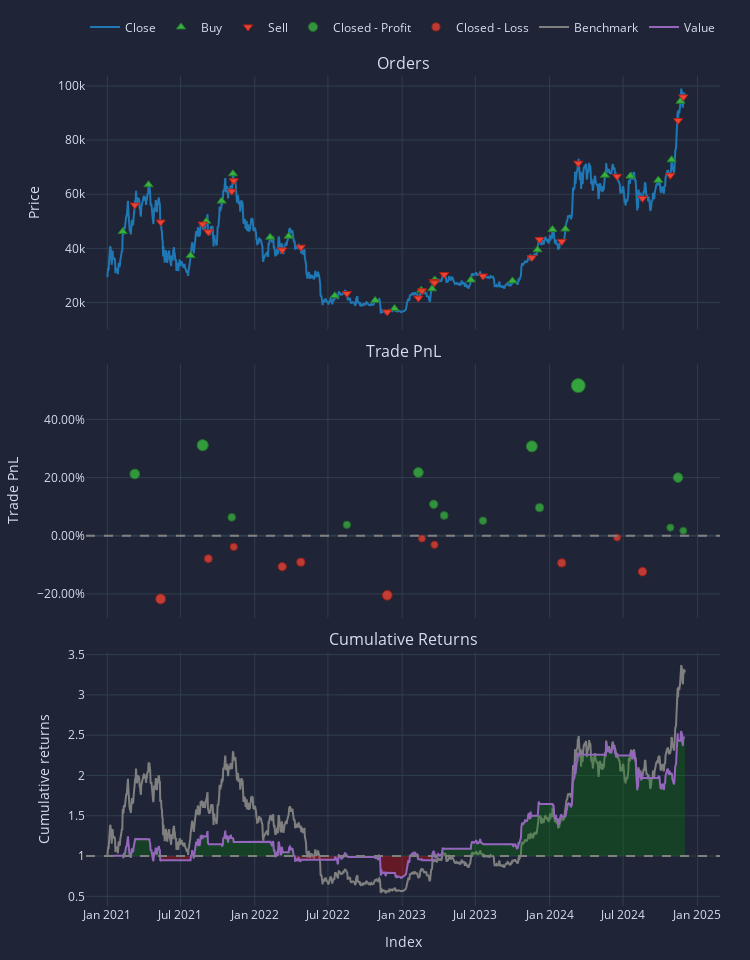

Notebook code for this chart:
### Code cell
btc_rolling_high = btc.rolling(window=high_window).max()
btc_entry = btc > btc_rolling_high.shift(1)
btc_exit = btc_entry.vbt.fshift(holding_period)

btc_portfolio_high = vbt.Portfolio.from_signals(
    btc,
    entries=btc_entry,
    exits=btc_exit,
    sl_trail=0.05,
    init_cash=1000,
    freq='d',
)

btc_portfolio_high.plots().show()

btc_portfolio_high.stats()

### Figure 1 — Plotly figure (JSON) as saved in the notebook; plotly's stock layout.template omitted (floating-point values rounded to 4 significant figures; data arrays with more than 128 entries replaced by an {"elided": "..."} marker saying what was removed)
{"data": [{"legendgroup": "0", "line": {"color": "#1f77b4"}, "name": "Close", "showlegend": true, "type": "scatter", "uid": "9560f035-3063-459b-a1a7-3cba410c7660", "x": {"elided": "1430 str values"}, "xaxis": "x", "y": {"elided": "1430 float values"}, "yaxis": "y"}, {"customdata": [[0, 0.02165, 0], [2, 0.01909, 0], [4, 0.02542, 0], [6, 0.02488, 0], [8, 0.01995, 0], [10, 0.01805, 0], [12, 0.02659, 0], [14, 0.02356, 0], [16, 0.0424, 0], [18, 0.04763, 0], [20, 0.04426, 0], [22, 0.03901, 0], [24, 0.03788, 0], [26, 0.03733, 0], [28, 0.03598, 0], [30, 0.03851, 0], [32, 0.04099, 0], [34, 0.03799, 0], [36, 0.03502, 0], [38, 0.03163, 0], [40, 0.03372, 0], [42, 0.03368, 0], [44, 0.03022, 0], [46, 0.02785, 0], [48, 0.02576, 0]], "hovertemplate": "Order Id: %{customdata[0]}<br>Timestamp: %{x}<br>Price: %{y}<br>Size: %{customdata[1]:.6f}<br>Fees: %{customdata[2]:.6f}", "legendgroup": "1", "marker": {"color": "#37B13F", "line": {"color": "rgb(38,123,44)", "width": 1}, "size": 8, "symbol": "triangle-up"}, "mode": "markers", "name": "Buy", "type": "scatter", "uid": "223a5cb1-d490-4afa-b4b4-11b4eb3c9f42", "x": ["2021-02-08T00:00:00+00:00", "2021-04-13T00:00:00+00:00", "2021-07-26T00:00:00+00:00", "2021-09-03T00:00:00+00:00", "2021-10-11T00:00:00+00:00", "2021-11-08T00:00:00+00:00", "2022-02-08T00:00:00+00:00", "2022-03-26T00:00:00+00:00", "2022-07-18T00:00:00+00:00", "2022-10-26T00:00:00+00:00", "2022-12-13T00:00:00+00:00", "2023-02-17T00:00:00+00:00", "2023-03-16T00:00:00+00:00", "2023-03-21T00:00:00+00:00", "2023-03-23T00:00:00+00:00", "2023-06-20T00:00:00+00:00", "2023-10-01T00:00:00+00:00", "2023-12-02T00:00:00+00:00", "2024-01-08T00:00:00+00:00", "2024-02-09T00:00:00+00:00", "2024-05-17T00:00:00+00:00", "2024-07-19T00:00:00+00:00", "2024-09-26T00:00:00+00:00", "2024-10-29T00:00:00+00:00", "2024-11-20T00:00:00+00:00"], "xaxis": "x", "y": [46200.0, 63500.0, 37340.0, 50030.0, 57480.0, 67570.0, 44120.0, 44500.0, 22490.0, 20770.0, 17780.0, 24570.0, 25050.0, 28180.0, 28330.0, 28330.0, 27980.0, 39480.0, 46970.0, 47150.0, 67050.0, 66710.0, 65180.0, 72720.0, 94340.0], "yaxis": "y"}, {"customdata": [[1, 0.02165, 0], [3, 0.01909, 0], [5, 0.02542, 0], [7, 0.02488, 0], [9, 0.01995, 0], [11, 0.01805, 0], [13, 0.02659, 0], [15, 0.02356, 0], [17, 0.0424, 0], [19, 0.04763, 0], [21, 0.04426, 0], [23, 0.03901, 0], [25, 0.03788, 0], [27, 0.03733, 0], [29, 0.03598, 0], [31, 0.03851, 0], [33, 0.04099, 0], [35, 0.03799, 0], [37, 0.03502, 0], [39, 0.03163, 0], [41, 0.03372, 0], [43, 0.03368, 0], [45, 0.03022, 0], [47, 0.02785, 0], [49, 0.02576, 0]], "hovertemplate": "Order Id: %{customdata[0]}<br>Timestamp: %{x}<br>Price: %{y}<br>Size: %{customdata[1]:.6f}<br>Fees: %{customdata[2]:.6f}", "legendgroup": "2", "marker": {"color": "#EA4335", "line": {"color": "rgb(181,31,18)", "width": 1}, "size": 8, "symbol": "triangle-down"}, "mode": "markers", "name": "Sell", "type": "scatter", "uid": "40ceeea1-685d-4227-96f9-0654f86f61ac", "x": ["2021-03-10T00:00:00+00:00", "2021-05-13T00:00:00+00:00", "2021-08-25T00:00:00+00:00", "2021-09-08T00:00:00+00:00", "2021-11-05T00:00:00+00:00", "2021-11-10T00:00:00+00:00", "2022-03-10T00:00:00+00:00", "2022-04-25T00:00:00+00:00", "2022-08-17T00:00:00+00:00", "2022-11-25T00:00:00+00:00", "2023-02-10T00:00:00+00:00", "2023-02-19T00:00:00+00:00", "2023-03-20T00:00:00+00:00", "2023-03-22T00:00:00+00:00", "2023-04-15T00:00:00+00:00", "2023-07-20T00:00:00+00:00", "2023-11-18T00:00:00+00:00", "2023-12-07T00:00:00+00:00", "2024-01-31T00:00:00+00:00", "2024-03-12T00:00:00+00:00", "2024-06-16T00:00:00+00:00", "2024-08-18T00:00:00+00:00", "2024-10-26T00:00:00+00:00", "2024-11-14T00:00:00+00:00", "2024-11-27T00:00:00+00:00"], "xaxis": "x", "y": [56010.0, 49720.0, 48960.0, 46090.0, 61130.0, 65000.0, 39440.0, 40460.0, 23340.0, 16520.0, 21650.0, 24330.0, 27770.0, 27310.0, 30320.0, 29790.0, 36590.0, 43290.0, 42580.0, 71480.0, 66640.0, 58480.0, 67010.0, 87250.0, 95960.0], "yaxis": "y"}, {"customdata": [[0, 0, 212.4, 0.2124], [2, 2, 295.5, 0.3113], [4, 4, 72.63, 0.06334], [8, 8, 36.05, 0.03782], [10, 10, 171.3, 0.2176], [12, 12, 102.8, 0.1083], [14, 14, 71.4, 0.07004], [15, 15, 56.39, 0.0517], [16, 16, 352.6, 0.3074], [17, 17, 145.0, 0.09667], [19, 19, 769.6, 0.5161], [22, 22, 55.41, 0.02813], [23, 23, 404.6, 0.1998], [24, 24, 41.8, 0.0172]], "hovertemplate": "Exit Trade Id: %{customdata[0]}<br>Position Id: %{customdata[1]}<br>Exit Timestamp: %{x}<br>PnL: %{customdata[2]:.6f}<br>Return: %{customdata[3]:.2%}", "legendgroup": "3", "marker": {"color": "#37B13F", "line": {"color": "rgb(38,123,44)", "width": 1}, "opacity": [0.8107, 0.8398, 0.7668, 0.7593, 0.8122, 0.7801, 0.7688, 0.7634, 0.8386, 0.7766, 0.9, 0.7565, 0.807, 0.7532], "size": [9.831, 11.19, 7.785, 7.435, 9.903, 8.403, 7.877, 7.625, 11.13, 8.242, 14, 7.302, 9.658, 7.152], "symbol": "circle"}, "mode": "markers", "name": "Closed - Profit", "type": "scatter", "uid": "00f494d3-d81a-4b33-87da-4e45a1b2adc9", "x": ["2021-03-10T00:00:00+00:00", "2021-08-25T00:00:00+00:00", "2021-11-05T00:00:00+00:00", "2022-08-17T00:00:00+00:00", "2023-02-10T00:00:00+00:00", "2023-03-20T00:00:00+00:00", "2023-04-15T00:00:00+00:00", "2023-07-20T00:00:00+00:00", "2023-11-18T00:00:00+00:00", "2023-12-07T00:00:00+00:00", "2024-03-12T00:00:00+00:00", "2024-10-26T00:00:00+00:00", "2024-11-14T00:00:00+00:00", "2024-11-27T00:00:00+00:00"], "xaxis": "x2", "y": [0.2124, 0.3113, 0.06334, 0.03782, 0.2176, 0.1083, 0.07004, 0.0517, 0.3074, 0.09667, 0.5161, 0.02813, 0.1998, 0.0172], "yaxis": "y2"}, {"customdata": [[1, 1, -263.2, -0.2171], [3, 3, -97.88, -0.07864], [5, 5, -46.41, -0.03806], [6, 6, -124.5, -0.1061], [7, 7, -95.25, -0.09084], [9, 9, -202.4, -0.2046], [11, 11, -9.282, -0.009687], [13, 13, -32.42, -0.03082], [18, 18, -153.7, -0.09342], [20, 20, -13.92, -0.006157], [21, 21, -277.1, -0.1233]], "hovertemplate": "Exit Trade Id: %{customdata[0]}<br>Position Id: %{customdata[1]}<br>Exit Timestamp: %{x}<br>PnL: %{customdata[2]:.6f}<br>Return: %{customdata[3]:.2%}", "legendgroup": "4", "marker": {"color": "#EA4335", "line": {"color": "rgb(181,31,18)", "width": 1}, "opacity": [0.812, 0.7713, 0.7594, 0.7794, 0.7749, 0.8084, 0.751, 0.7573, 0.7757, 0.75, 0.7845], "size": [9.896, 7.995, 7.438, 8.372, 8.162, 9.723, 7.048, 7.339, 8.198, 7, 8.608], "symbol": "circle"}, "mode": "markers", "name": "Closed - Loss", "type": "scatter", "uid": "f453e466-0faa-4b47-b312-439eb9ff50d2", "x": ["2021-05-13T00:00:00+00:00", "2021-09-08T00:00:00+00:00", "2021-11-10T00:00:00+00:00", "2022-03-10T00:00:00+00:00", "2022-04-25T00:00:00+00:00", "2022-11-25T00:00:00+00:00", "2023-02-19T00:00:00+00:00", "2023-03-22T00:00:00+00:00", "2024-01-31T00:00:00+00:00", "2024-06-16T00:00:00+00:00", "2024-08-18T00:00:00+00:00"], "xaxis": "x2", "y": [-0.2171, -0.07864, -0.03806, -0.1061, -0.09084, -0.2046, -0.009687, -0.03082, -0.09342, -0.006157, -0.1233], "yaxis": "y2"}, {"legendgroup": "5", "line": {"color": "#7f7f7f"}, "name": "Benchmark", "showlegend": true, "type": "scatter", "uid": "38a2e7ff-3fa0-494d-9ad7-d2ef73a06686", "x": {"elided": "1430 str values"}, "xaxis": "x3", "y": {"elided": "1430 float values"}, "yaxis": "y3"}, {"hoverinfo": "skip", "legendgroup": "6", "line": {"color": "rgba(0, 0, 0, 0)", "width": 0}, "opacity": 0, "showlegend": false, "type": "scatter", "uid": "043262e3-d121-4326-85a5-c7f0c0022d56", "x": {"elided": "1430 str values"}, "xaxis": "x3", "y": {"elided": "1430 int values"}, "yaxis": "y3"}, {"connectgaps": false, "fill": "tonexty", "fillcolor": "rgba(0, 128, 0, 0.3)", "hoverinfo": "skip", "legendgroup": "6", "line": {"color": "rgba(0, 0, 0, 0)", "width": 0}, "opacity": 0, "showlegend": false, "type": "scatter", "uid": "84d5c00f-41ba-4989-a14e-1f24d01bd38f", "x": {"elided": "1430 str values"}, "xaxis": "x3", "y": {"elided": "1430 float values"}, "yaxis": "y3"}, {"hoverinfo": "skip", "legendgroup": "6", "line": {"color": "rgba(0, 0, 0, 0)", "width": 0}, "opacity": 0, "showlegend": false, "type": "scatter", "uid": "e2dc742c-aebb-4c50-8d60-332ba5b4ea6c", "x": {"elided": "1430 str values"}, "xaxis": "x3", "y": {"elided": "1430 int values"}, "yaxis": "y3"}, {"connectgaps": false, "fill": "tonexty", "fillcolor": "rgba(255, 0, 0, 0.3)", "hoverinfo": "skip", "legendgroup": "6", "line": {"color": "rgba(0, 0, 0, 0)", "width": 0}, "opacity": 0, "showlegend": false, "type": "scatter", "uid": "764f7cf1-b4a2-4d3c-b57b-a47f3d966bc8", "x": {"elided": "1430 str values"}, "xaxis": "x3", "y": {"elided": "1430 float values"}, "yaxis": "y3"}, {"legendgroup": "7", "line": {"color": "#9467bd"}, "name": "Value", "showlegend": true, "type": "scatter", "uid": "7a6260d8-d37d-483d-a08a-583e5e6241f9", "x": {"elided": "1430 str values"}, "xaxis": "x3", "y": {"elided": "1430 float values"}, "yaxis": "y3"}, {"hoverinfo": "skip", "legendgroup": "6", "line": {"color": "rgba(0, 0, 0, 0)", "width": 0}, "opacity": 0, "showlegend": false, "type": "scatter", "uid": "0bce85e5-ec29-41a4-b25d-1a39d4c65d9c", "x": {"elided": "1430 str values"}, "xaxis": "x3", "y": {"elided": "1430 int values"}, "yaxis": "y3"}], "layout": {"annotations": [{"font": {"size": 16}, "showarrow": false, "text": "Orders", "x": 0.5, "xanchor": "center", "xref": "paper", "y": 1, "yanchor": "bottom", "yref": "paper"}, {"font": {"size": 16}, "showarrow": false, "text": "Trade PnL", "x": 0.5, "xanchor": "center", "xref": "paper", "y": 0.6528, "yanchor": "bottom", "yref": "paper"}, {"font": {"size": 16}, "showarrow": false, "text": "Cumulative Returns", "x": 0.5, "xanchor": "center", "xref": "paper", "y": 0.3056, "yanchor": "bottom", "yref": "paper"}], "height": 960, "legend": {"orientation": "h", "traceorder": "normal", "x": 1, "xanchor": "right", "y": 1.042, "yanchor": "bottom"}, "margin": {"b": 30, "l": 30, "r": 30, "t": 30}, "shapes": [{"line": {"color": "gray", "dash": "dash"}, "type": "line", "x0": 0, "x1": 1, "xref": "paper", "y0": 0, "y1": 0, "yref": "y2"}, {"line": {"color": "gray", "dash": "dash"}, "type": "line", "x0": 0, "x1": 1, "xref": "paper", "y0": 1, "y1": 1, "yref": "y3"}], "showlegend": true, "width": 750, "xaxis": {"anchor": "y", "domain": [0, 1], "matches": "x3", "showticklabels": false}, "xaxis2": {"anchor": "y2", "domain": [0, 1], "matches": "x3", "showticklabels": false}, "xaxis3": {"anchor": "y3", "domain": [0, 1], "title": {"text": "Index"}}, "yaxis": {"anchor": "x", "domain": [0.6944, 1], "title": {"text": "Price"}}, "yaxis2": {"anchor": "x2", "domain": [0.3472, 0.6528], "tickformat": ".2%", "title": {"text": "Trade PnL"}}, "yaxis3": {"anchor": "x3", "domain": [0, 0.3056], "title": {"text": "Cumulative returns"}}}}
